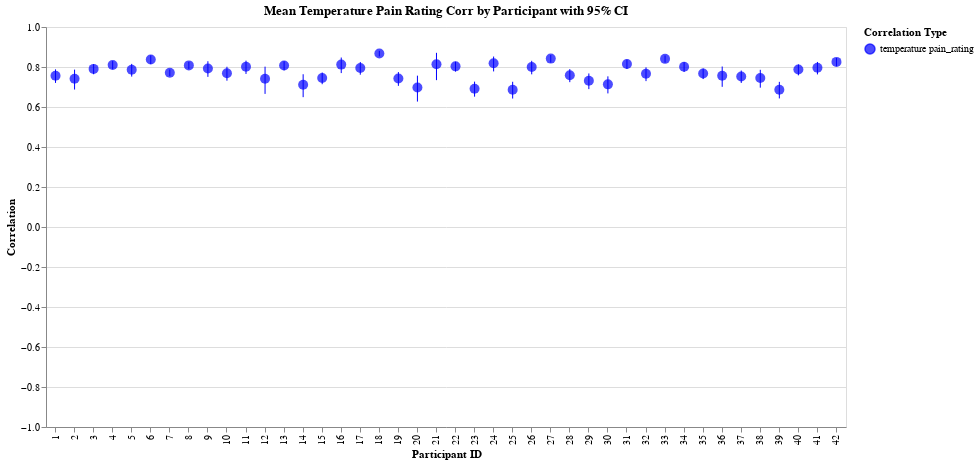

Notebook code for this chart:
### Markdown cell above
## Temperature / Rating

### Code cell
col1, col2 = "temperature", "pain_rating"

corr_by_trial = calculate_correlations_by_trial(df, col1, col2)
corr_by_participant = aggregate_correlations_fisher_z(
    corr_by_trial, col1, col2, "participant_id", include_ci=True
)
plot_correlations_by_trial(corr_by_trial, col1, col2)
rating = plot_correlations_by_participant(
    corr_by_participant, col1, col2, with_config=False
)
rating

### Figure 1 — Vega-Lite specification as saved in the notebook (floating-point values rounded to 4 significant figures)
{"config": {"view": {"continuousWidth": 300, "continuousHeight": 300}}, "layer": [{"mark": {"type": "rule"}, "encoding": {"color": {"field": "correlation_type", "legend": {"labelExpr": "replace(replace(datum.label, '_corr', ''), '_', ' ')", "title": "Correlation Type"}, "scale": {"domain": ["temperature_pain_rating_corr"], "range": ["blue"]}, "type": "nominal"}, "x": {"axis": {"title": "Participant ID"}, "field": "participant_id", "type": "ordinal"}, "y": {"axis": {"title": "Correlation"}, "field": "participant_id_temperature_pain_rating_corr_ci_lower", "scale": {"domain": [-1, 1]}, "type": "quantitative"}, "y2": {"field": "participant_id_temperature_pain_rating_corr_ci_upper"}}, "title": "Mean Temperature Pain Rating Corr by Participant with 95% CI"}, {"mark": {"type": "circle", "size": 100}, "encoding": {"color": {"field": "correlation_type", "legend": {"labelExpr": "replace(replace(datum.label, '_corr', ''), '_', ' ')", "title": "Correlation Type"}, "scale": {"domain": ["temperature_pain_rating_corr"], "range": ["blue"]}, "type": "nominal"}, "tooltip": [{"field": "participant_id", "title": "Participant", "type": "nominal"}, {"field": "participant_id_temperature_pain_rating_corr_mean", "format": ".3f", "title": "Mean Correlation", "type": "quantitative"}, {"field": "participant_id_temperature_pain_rating_corr_ci_lower", "format": ".3f", "title": "CI Lower", "type": "quantitative"}, {"field": "participant_id_temperature_pain_rating_corr_ci_upper", "format": ".3f", "title": "CI Upper", "type": "quantitative"}], "x": {"axis": {"title": "Participant ID"}, "field": "participant_id", "type": "ordinal"}, "y": {"field": "participant_id_temperature_pain_rating_corr_mean", "type": "quantitative"}}, "title": "Mean Temperature Pain Rating Corr by Participant with 95% CI"}], "data": {"name": "data-2e2d3f22b0ec9a21e6311bfb2beb8396"}, "height": 400, "width": 800, "$schema": "https://vega.github.io/schema/vega-lite/v5.20.1.json", "datasets": {"data-2e2d3f22b0ec9a21e6311bfb2beb8396": [{"participant_id": 1, "participant_id_temperature_pain_rating_corr_mean": 0.7563, "participant_id_temperature_pain_rating_corr_ci_lower": 0.7204, "participant_id_temperature_pain_rating_corr_ci_upper": 0.7882, "correlation_type": "temperature_pain_rating_corr"}, {"participant_id": 2, "participant_id_temperature_pain_rating_corr_mean": 0.7412, "participant_id_temperature_pain_rating_corr_ci_lower": 0.6873, "participant_id_temperature_pain_rating_corr_ci_upper": 0.7869, "correlation_type": "temperature_pain_rating_corr"}, {"participant_id": 3, "participant_id_temperature_pain_rating_corr_mean": 0.7905, "participant_id_temperature_pain_rating_corr_ci_lower": 0.7637, "participant_id_temperature_pain_rating_corr_ci_upper": 0.8145, "correlation_type": "temperature_pain_rating_corr"}, {"participant_id": 4, "participant_id_temperature_pain_rating_corr_mean": 0.8103, "participant_id_temperature_pain_rating_corr_ci_lower": 0.789, "participant_id_temperature_pain_rating_corr_ci_upper": 0.8296, "correlation_type": "temperature_pain_rating_corr"}, {"participant_id": 5, "participant_id_temperature_pain_rating_corr_mean": 0.7858, "participant_id_temperature_pain_rating_corr_ci_lower": 0.7521, "participant_id_temperature_pain_rating_corr_ci_upper": 0.8155, "correlation_type": "temperature_pain_rating_corr"}, {"participant_id": 6, "participant_id_temperature_pain_rating_corr_mean": 0.8379, "participant_id_temperature_pain_rating_corr_ci_lower": 0.8146, "participant_id_temperature_pain_rating_corr_ci_upper": 0.8584, "correlation_type": "temperature_pain_rating_corr"}, {"participant_id": 7, "participant_id_temperature_pain_rating_corr_mean": 0.7715, "participant_id_temperature_pain_rating_corr_ci_lower": 0.7542, "participant_id_temperature_pain_rating_corr_ci_upper": 0.7878, "correlation_type": "temperature_pain_rating_corr"}, {"participant_id": 8, "participant_id_temperature_pain_rating_corr_mean": 0.8081, "participant_id_temperature_pain_rating_corr_ci_lower": 0.7888, "participant_id_temperature_pain_rating_corr_ci_upper": 0.8258, "correlation_type": "temperature_pain_rating_corr"}, {"participant_id": 9, "participant_id_temperature_pain_rating_corr_mean": 0.7929, "participant_id_temperature_pain_rating_corr_ci_lower": 0.7506, "participant_id_temperature_pain_rating_corr_ci_upper": 0.8287, "correlation_type": "temperature_pain_rating_corr"}, {"participant_id": 10, "participant_id_temperature_pain_rating_corr_mean": 0.7686, "participant_id_temperature_pain_rating_corr_ci_lower": 0.7315, "participant_id_temperature_pain_rating_corr_ci_upper": 0.8012, "correlation_type": "temperature_pain_rating_corr"}, {"participant_id": 11, "participant_id_temperature_pain_rating_corr_mean": 0.801, "participant_id_temperature_pain_rating_corr_ci_lower": 0.7653, "participant_id_temperature_pain_rating_corr_ci_upper": 0.8317, "correlation_type": "temperature_pain_rating_corr"}, {"participant_id": 12, "participant_id_temperature_pain_rating_corr_mean": 0.7411, "participant_id_temperature_pain_rating_corr_ci_lower": 0.6655, "participant_id_temperature_pain_rating_corr_ci_upper": 0.8017, "correlation_type": "temperature_pain_rating_corr"}, {"participant_id": 13, "participant_id_temperature_pain_rating_corr_mean": 0.8072, "participant_id_temperature_pain_rating_corr_ci_lower": 0.7835, "participant_id_temperature_pain_rating_corr_ci_upper": 0.8285, "correlation_type": "temperature_pain_rating_corr"}, {"participant_id": 14, "participant_id_temperature_pain_rating_corr_mean": 0.7112, "participant_id_temperature_pain_rating_corr_ci_lower": 0.6492, "participant_id_temperature_pain_rating_corr_ci_upper": 0.7638, "correlation_type": "temperature_pain_rating_corr"}, {"participant_id": 15, "participant_id_temperature_pain_rating_corr_mean": 0.7447, "participant_id_temperature_pain_rating_corr_ci_lower": 0.714, "participant_id_temperature_pain_rating_corr_ci_upper": 0.7726, "correlation_type": "temperature_pain_rating_corr"}, {"participant_id": 16, "participant_id_temperature_pain_rating_corr_mean": 0.812, "participant_id_temperature_pain_rating_corr_ci_lower": 0.7696, "participant_id_temperature_pain_rating_corr_ci_upper": 0.8473, "correlation_type": "temperature_pain_rating_corr"}, {"participant_id": 17, "participant_id_temperature_pain_rating_corr_mean": 0.7954, "participant_id_temperature_pain_rating_corr_ci_lower": 0.7614, "participant_id_temperature_pain_rating_corr_ci_upper": 0.825, "correlation_type": "temperature_pain_rating_corr"}, {"participant_id": 18, "participant_id_temperature_pain_rating_corr_mean": 0.8675, "participant_id_temperature_pain_rating_corr_ci_lower": 0.8532, "participant_id_temperature_pain_rating_corr_ci_upper": 0.8806, "correlation_type": "temperature_pain_rating_corr"}, {"participant_id": 19, "participant_id_temperature_pain_rating_corr_mean": 0.7421, "participant_id_temperature_pain_rating_corr_ci_lower": 0.7058, "participant_id_temperature_pain_rating_corr_ci_upper": 0.7746, "correlation_type": "temperature_pain_rating_corr"}, {"participant_id": 20, "participant_id_temperature_pain_rating_corr_mean": 0.6976, "participant_id_temperature_pain_rating_corr_ci_lower": 0.6271, "participant_id_temperature_pain_rating_corr_ci_upper": 0.7567, "correlation_type": "temperature_pain_rating_corr"}, {"participant_id": 21, "participant_id_temperature_pain_rating_corr_mean": 0.8135, "participant_id_temperature_pain_rating_corr_ci_lower": 0.7343, "participant_id_temperature_pain_rating_corr_ci_upper": 0.8708, "correlation_type": "temperature_pain_rating_corr"}, {"participant_id": 22, "participant_id_temperature_pain_rating_corr_mean": 0.8031, "participant_id_temperature_pain_rating_corr_ci_lower": 0.777, "participant_id_temperature_pain_rating_corr_ci_upper": 0.8265, "correlation_type": "temperature_pain_rating_corr"}, {"participant_id": 23, "participant_id_temperature_pain_rating_corr_mean": 0.6911, "participant_id_temperature_pain_rating_corr_ci_lower": 0.6517, "participant_id_temperature_pain_rating_corr_ci_upper": 0.7268, "correlation_type": "temperature_pain_rating_corr"}, {"participant_id": 24, "participant_id_temperature_pain_rating_corr_mean": 0.8185, "participant_id_temperature_pain_rating_corr_ci_lower": 0.7779, "participant_id_temperature_pain_rating_corr_ci_upper": 0.8523, "correlation_type": "temperature_pain_rating_corr"}, {"participant_id": 25, "participant_id_temperature_pain_rating_corr_mean": 0.6865, "participant_id_temperature_pain_rating_corr_ci_lower": 0.6422, "participant_id_temperature_pain_rating_corr_ci_upper": 0.7262, "correlation_type": "temperature_pain_rating_corr"}, {"participant_id": 26, "participant_id_temperature_pain_rating_corr_mean": 0.7996, "participant_id_temperature_pain_rating_corr_ci_lower": 0.7633, "participant_id_temperature_pain_rating_corr_ci_upper": 0.8309, "correlation_type": "temperature_pain_rating_corr"}, {"participant_id": 27, "participant_id_temperature_pain_rating_corr_mean": 0.842, "participant_id_temperature_pain_rating_corr_ci_lower": 0.8217, "participant_id_temperature_pain_rating_corr_ci_upper": 0.8601, "correlation_type": "temperature_pain_rating_corr"}, {"participant_id": 28, "participant_id_temperature_pain_rating_corr_mean": 0.7587, "participant_id_temperature_pain_rating_corr_ci_lower": 0.7242, "participant_id_temperature_pain_rating_corr_ci_upper": 0.7894, "correlation_type": "temperature_pain_rating_corr"}, {"participant_id": 29, "participant_id_temperature_pain_rating_corr_mean": 0.731, "participant_id_temperature_pain_rating_corr_ci_lower": 0.6895, "participant_id_temperature_pain_rating_corr_ci_upper": 0.7677, "correlation_type": "temperature_pain_rating_corr"}, {"participant_id": 30, "participant_id_temperature_pain_rating_corr_mean": 0.7132, "participant_id_temperature_pain_rating_corr_ci_lower": 0.6679, "participant_id_temperature_pain_rating_corr_ci_upper": 0.7532, "correlation_type": "temperature_pain_rating_corr"}, {"participant_id": 31, "participant_id_temperature_pain_rating_corr_mean": 0.8152, "participant_id_temperature_pain_rating_corr_ci_lower": 0.7904, "participant_id_temperature_pain_rating_corr_ci_upper": 0.8372, "correlation_type": "temperature_pain_rating_corr"}, {"participant_id": 32, "participant_id_temperature_pain_rating_corr_mean": 0.766, "participant_id_temperature_pain_rating_corr_ci_lower": 0.7294, "participant_id_temperature_pain_rating_corr_ci_upper": 0.7981, "correlation_type": "temperature_pain_rating_corr"}, {"participant_id": 33, "participant_id_temperature_pain_rating_corr_mean": 0.8408, "participant_id_temperature_pain_rating_corr_ci_lower": 0.8219, "participant_id_temperature_pain_rating_corr_ci_upper": 0.8578, "correlation_type": "temperature_pain_rating_corr"}, {"participant_id": 34, "participant_id_temperature_pain_rating_corr_mean": 0.8014, "participant_id_temperature_pain_rating_corr_ci_lower": 0.7755, "participant_id_temperature_pain_rating_corr_ci_upper": 0.8246, "correlation_type": "temperature_pain_rating_corr"}, {"participant_id": 35, "participant_id_temperature_pain_rating_corr_mean": 0.7676, "participant_id_temperature_pain_rating_corr_ci_lower": 0.7397, "participant_id_temperature_pain_rating_corr_ci_upper": 0.7928, "correlation_type": "temperature_pain_rating_corr"}, {"participant_id": 36, "participant_id_temperature_pain_rating_corr_mean": 0.7561, "participant_id_temperature_pain_rating_corr_ci_lower": 0.7009, "participant_id_temperature_pain_rating_corr_ci_upper": 0.8023, "correlation_type": "temperature_pain_rating_corr"}, {"participant_id": 37, "participant_id_temperature_pain_rating_corr_mean": 0.7529, "participant_id_temperature_pain_rating_corr_ci_lower": 0.7202, "participant_id_temperature_pain_rating_corr_ci_upper": 0.7822, "correlation_type": "temperature_pain_rating_corr"}, {"participant_id": 38, "participant_id_temperature_pain_rating_corr_mean": 0.7446, "participant_id_temperature_pain_rating_corr_ci_lower": 0.6966, "participant_id_temperature_pain_rating_corr_ci_upper": 0.786, "correlation_type": "temperature_pain_rating_corr"}, {"participant_id": 39, "participant_id_temperature_pain_rating_corr_mean": 0.6865, "participant_id_temperature_pain_rating_corr_ci_lower": 0.6428, "participant_id_temperature_pain_rating_corr_ci_upper": 0.7257, "correlation_type": "temperature_pain_rating_corr"}, {"participant_id": 40, "participant_id_temperature_pain_rating_corr_mean": 0.7873, "participant_id_temperature_pain_rating_corr_ci_lower": 0.7583, "participant_id_temperature_pain_rating_corr_ci_upper": 0.8132, "correlation_type": "temperature_pain_rating_corr"}, {"participant_id": 41, "participant_id_temperature_pain_rating_corr_mean": 0.7961, "participant_id_temperature_pain_rating_corr_ci_lower": 0.7629, "participant_id_temperature_pain_rating_corr_ci_upper": 0.8252, "correlation_type": "temperature_pain_rating_corr"}, {"participant_id": 42, "participant_id_temperature_pain_rating_corr_mean": 0.8256, "participant_id_temperature_pain_rating_corr_ci_lower": 0.804, "participant_id_temperature_pain_rating_corr_ci_upper": 0.845, "correlation_type": "temperature_pain_rating_corr"}]}}
